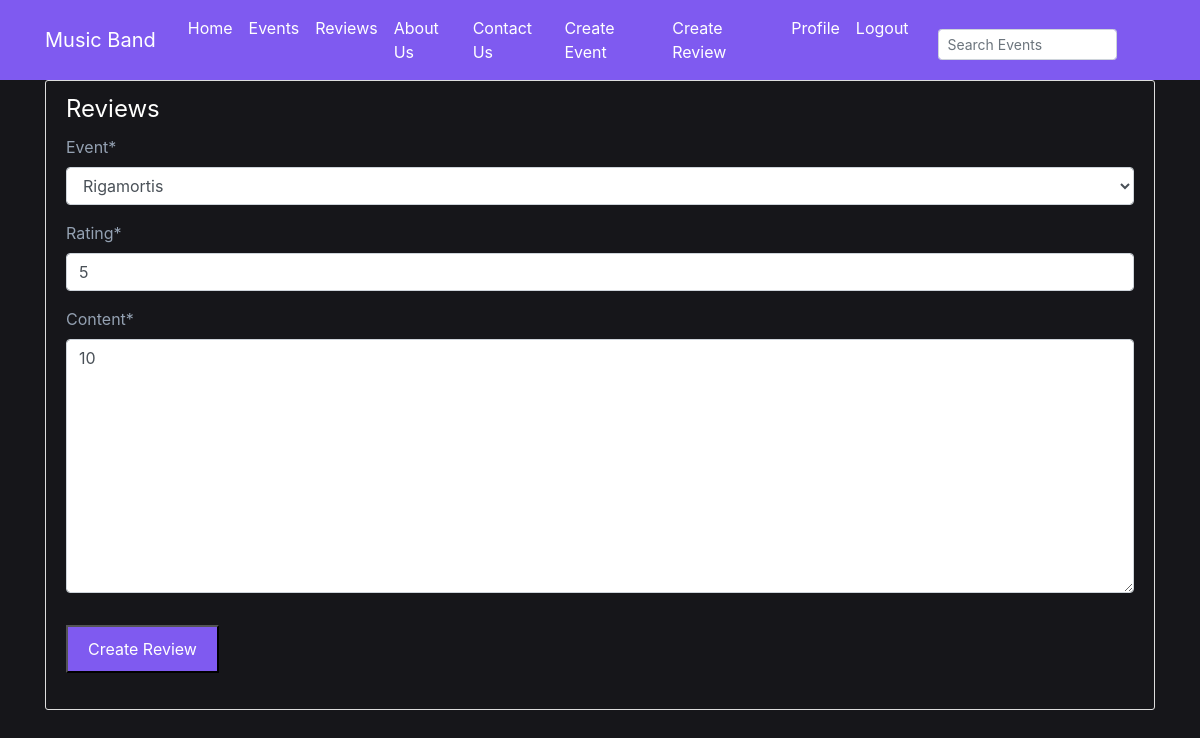
Screenshot of /reviews/27/update/ (signed in) with the database file from the repository.
### events/models.py (models this page shows, shortened)
class Review(models.Model):
    author = models.CharField(max_length=100)
    event_rating = models.PositiveSmallIntegerField(validators=[MinValueValidator(0), MaxValueValidator(5)]) # event rating is a positive small integer field
    content = models.TextField()
    date_posted = models.DateTimeField(auto_now_add=True)
    event = models.ForeignKey(Event, on_delete=models.CASCADE)
    user = models.ForeignKey(settings.AUTH_USER_MODEL, on_delete=models.CASCADE, null=True)

### events/views.py (the view, shortened to what this page needs)
# urls.py: path('reviews/<int:pk>/update/', ReviewUpdateView.as_view(), name='review-update'),
class ReviewUpdateView(LoginRequiredMixin, UserPassesTestMixin, UpdateView):
    model = Review # Tells the view which model to query
    form_class = ReviewForm # Tells the view which custom form to use (allows min/max rating of 1-5)
    def test_func(self):
        review = self.get_object()
        if self.request.user.username == review.author:
            return True
        return False

### events/forms.py
class ReviewForm(forms.ModelForm):
    event_rating = forms.IntegerField(
        label='Rating',
        validators=[
            MinValueValidator(1),
            MaxValueValidator(5)
        ]
    )
    class Meta:
        model = Review
        fields = ['event', 'event_rating', 'content']

### events/models.py (called while the page is built)
    def __str__(self):
        return self.name

### events/templates/events/review_form.html (shortened to what this page needs)
{% extends "events/base.html" %}
{% load crispy_forms_tags %}
{% block content %}
    <div class="content-section">
        <form method="POST" enctype="multipart/form-data">
                <fieldset class="form-group">
                    <legend style="color:#fffffe;">Reviews</legend>
                    {{ form|crispy }}
                </fieldset>
            <div class="form-group">
                <button type="submit" class="purple-button">Create Review</button>
            </div>
        </form>
    </div>
{% endblock content %}

### events/static/events/main.css (style rules this page uses)
body { background: #16161a; color: #333333; margin-top: 5rem; }
.content-section { background: #16161a; padding: 10px 20px; border: 1px solid #dddddd; border-radius: 3px; margin-bottom: 20px; padding-bottom: 20px; }
.form-group { color: #94a1b2; align-items: center; }
.purple-button { background-color: #7f5af0; color: #fffffe; padding: 10px 20px; text-decoration: none; display: flex; justify-content: center; align-items: center; }

### rows the page displays
Review: event "Rigamortis", event_rating "5", content "10"
